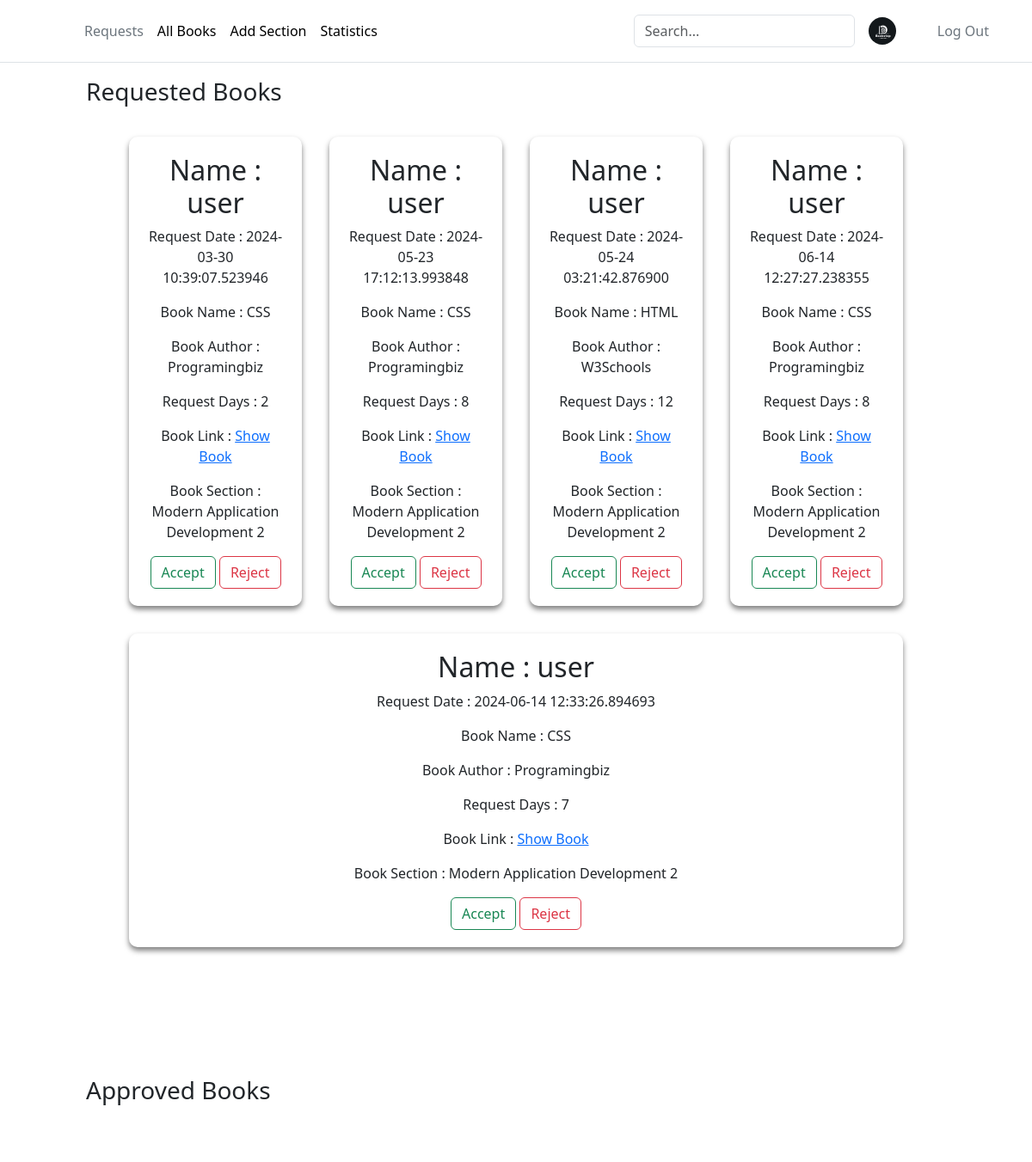
The app's page /requestedBooks (signed in, upper part), older data.
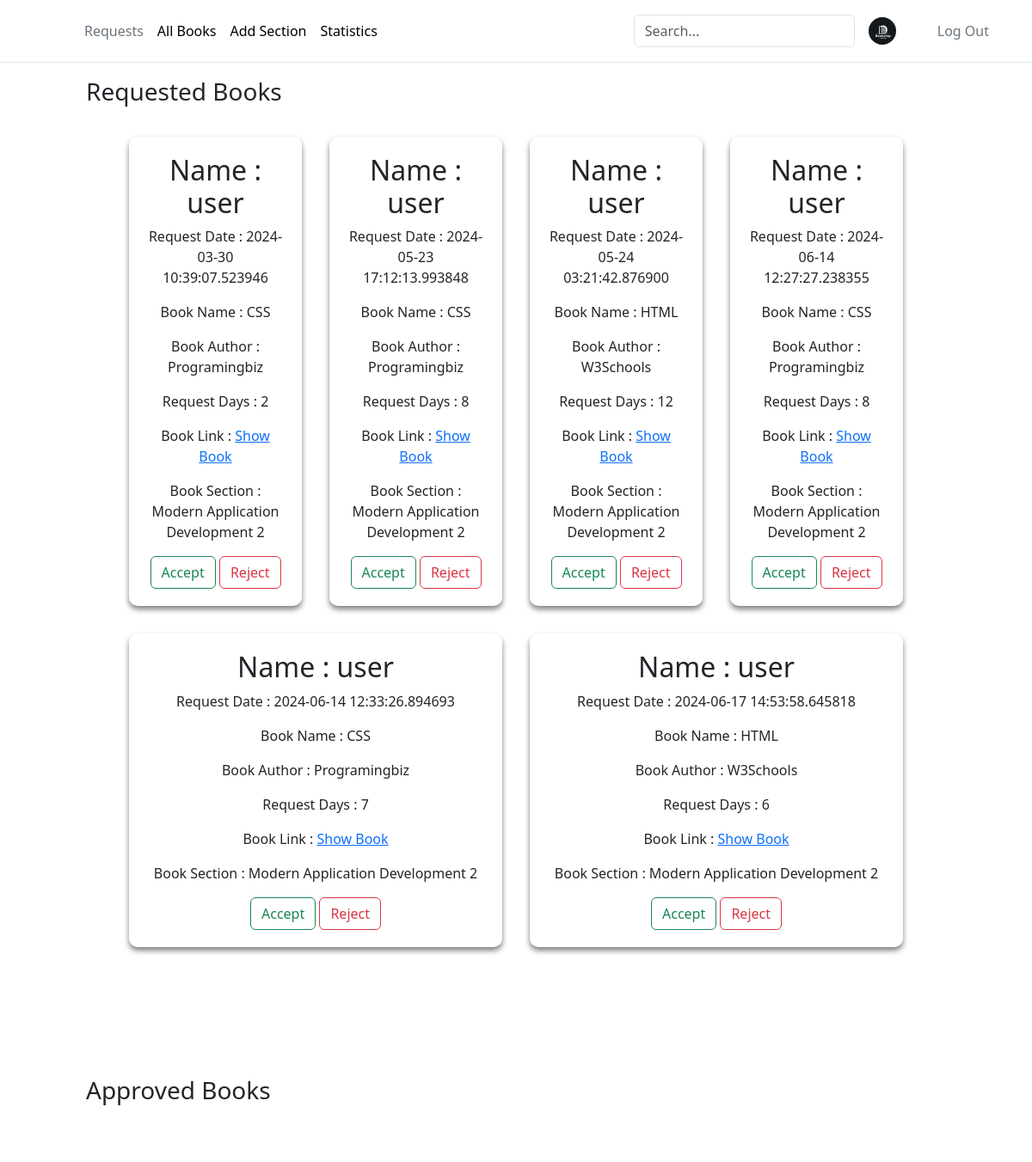
The same page, newer data.
### app/app.py (models this page shows)
class BookIssue(db.Model):
    __tablename__ = 'BookIssue'
    IssueId = db.Column(db.Integer, autoincrement=True, primary_key=True)
    UserId = db.Column(db.Integer, db.ForeignKey(User.UserId), nullable=False)
    BookId = db.Column(db.Integer, db.ForeignKey(Books.BookId), nullable=False)
    SectionId = db.Column(db.Integer, db.ForeignKey(Section.SectionId), nullable=False)
    RequestDate = db.Column(db.DateTime, nullable=False, default=datetime.datetime.utcnow)
    Days = db.Column(db.Integer, nullable=False)
    IssueDate = db.Column(db.String)
    IssueStatus = db.Column(db.String, nullable=False)
    LastIssueStatusDate = db.Column(db.String)

### app/app.py (the view, shortened to what this page needs)
@app.route("/requestedBooks", methods=["GET","POST"])
def requestedBooks():
    if 'admin_id' not in session:
        return redirect(url_for('librarianLogin'))
    BookIssueMergeTable = BookIssueMerge.query.filter(
        BookIssueMerge.Section_Title.isnot(None),
        BookIssueMerge.Author.isnot(None),
        BookIssueMerge.Book_Title.isnot(None),
        BookIssueMerge.IssueStatus == "requested",
        BookIssueMerge.UserName.isnot(None)).all()
    ApprovedBookIssueMergeTable = BookIssueMerge.query.filter(
        BookIssueMerge.Section_Title.isnot(None),
        BookIssueMerge.Author.isnot(None),
        BookIssueMerge.Book_Title.isnot(None),
        BookIssueMerge.IssueStatus == "Approved",
        BookIssueMerge.UserName.isnot(None)).all()
    RejectedBookIssueMergeTable = BookIssueMerge.query.filter(
        BookIssueMerge.Section_Title.isnot(None),
        BookIssueMerge.Author.isnot(None),
        BookIssueMerge.Book_Title.isnot(None),
        BookIssueMerge.IssueStatus == "Rejected",
        BookIssueMerge.UserName.isnot(None)).all()
    return render_template("requestBooks.html", books=BookIssueMergeTable, approvedBooks = ApprovedBookIssueMergeTable, rejectedBooks = RejectedBookIssueMergeTable)

### app/templates/requestBooks.html (shortened to what this page needs)
<!DOCTYPE html>
<html lang="en">
  <head>
    <link rel="stylesheet" href="/static/add-section.css" />
    {% include 'bootstrap.html' %}
  </head>
  <body>
    <div>
      {% include 'headerAdmin.html' %}
      <div>
        <h3 class="firstHeading">Requested Books</h3>
        <div class="main-container">
          {% for book in books %}
          <div class="section-container" id="1">
            <h2>Name : {{book.UserName}}</h2>
            <p>Request Date : {{book.RequestDate}}</p>
            <p>Book Name : {{book.Book_Title}}</p>
            <p>Book Author : {{book.Author}}</p>
            <p>Request Days : {{book.Days}}</p>
            <p>
              Book Link :
              <a href="{{ url_for('download_book', filename=book.Book_Link) }}"
                >Show Book</a
              >
            </p>
            <div>
              <p>Book Section : {{book.Section_Title}}</p>
            </div>
            <form
              action="/requestedBooks"
              method="post"
              style="display: inline"
            >
              <button type="submit" class="btn btn-outline-success">
                Accept
              </button>
            </form>
            <form
              action="/requestedBooks"
              method="post"
              style="display: inline"
            >
              <button type="submit" class="btn btn-outline-danger">
                Reject
              </button>
            </form>
          </div>
          {% endfor %}
        </div>
        <h3>Approved Books</h3>
        <div class="main-container">
        </div>
      </div>
    </div>
  </body>
</html>

### app/templates/bootstrap.html (shortened to what this page needs)
<link
  href="https://cdn.jsdelivr.net/npm/bootstrap@5.3.2/dist/css/bootstrap.min.css"
  rel="stylesheet"
/>

### app/templates/headerAdmin.html
<header class="p-3 mb-1 border-bottom">
  <div class="container">
    <div
      class="d-flex flex-wrap align-items-center justify-content-center justify-content-lg-start"
    >
      <a
        href="/"
        class="d-flex align-items-center mb-2 mb-lg-0 link-body-emphasis text-decoration-none"
      >
        <svg
          class="bi me-2"
          width="40"
          height="32"
          role="img"
          aria-label="Bootstrap"
        >
          <use xlink:href="#bootstrap" />
        </svg>
      </a>
      <ul
        class="nav col-12 col-lg-auto me-lg-auto mb-2 justify-content-center mb-md-0"
      >
        <li>
          <a href="/requestedBooks" class="nav-link px-2 link-secondary"
            >Requests</a
          >
        </li>
        <li>
          <a href="/showBooks" class="nav-link px-2 link-body-emphasis"
            >All Books</a
          >
        </li>
        <li>
          <a href="/add-section" class="nav-link px-2 link-body-emphasis"
            >Add Section</a
          >
        </li>
        <li>
          <a href="/adminStats" class="nav-link px-2 link-body-emphasis"
            >Statistics</a
          >
        </li>
      </ul>
      <form class="col-12 col-lg-auto mb-3 mb-lg-0 me-lg-3" role="search">
        <input
          type="search"
          class="form-control"
          placeholder="Search..."
          aria-label="Search"
          id="searchInput"
        />
      </form>
      <img
        src="/static/logo.jpg"
        alt="mdo"
        width="32"
        height="32"
        class="rounded-circle"
      />
      <ul class="nav" style="margin-left: 40px">
        <li>
          <a href="/logout" class="nav-link px-2 link-secondary">Log Out</a>
        </li>
      </ul>
    </div>
  </div>
</header>

### app/static/add-section.css (style rules this page uses)
body { background-color: #2d2a2e; margin: 0; }
.main-container { display: flex; flex-wrap: wrap; padding: 130px; align-items: flex-start; gap: 2em; margin: 20px; }
.section-container { background-color: rgba(255, 255, 255, 0.1); backdrop-filter: blur(10px); border-radius: 10px; padding: 20px 20px; box-shadow: 0 4px 6px rgba(0, 0, 0, 0.5); text-align: center; width: 20%; flex-grow: 1; }
.firstHeading { padding-top: 90px; padding-left: 100px; margin-bottom: -115px !important; }
h3 { padding-left: 100px; margin-bottom: -115px !important; }
header { position: fixed; top: 0; left: 0; width: 100%; background-color: rgba(255, 255, 255, 0.9); z-index: 2; }
input, textarea { width: 100%; padding: 8px; border-radius: 4px; border: solid 1px #0d6efd; color: #000; }
input, textarea { margin-bottom: 20px; }

Row changes from the older to the newer data that the page shows:
added BookIssue: UserName "user", RequestDate "2024-06-17 14:53:58.645818", Book_Title "HTML", Author "W3Schools", Days "6", Section_Title "Modern Application Development 2"
